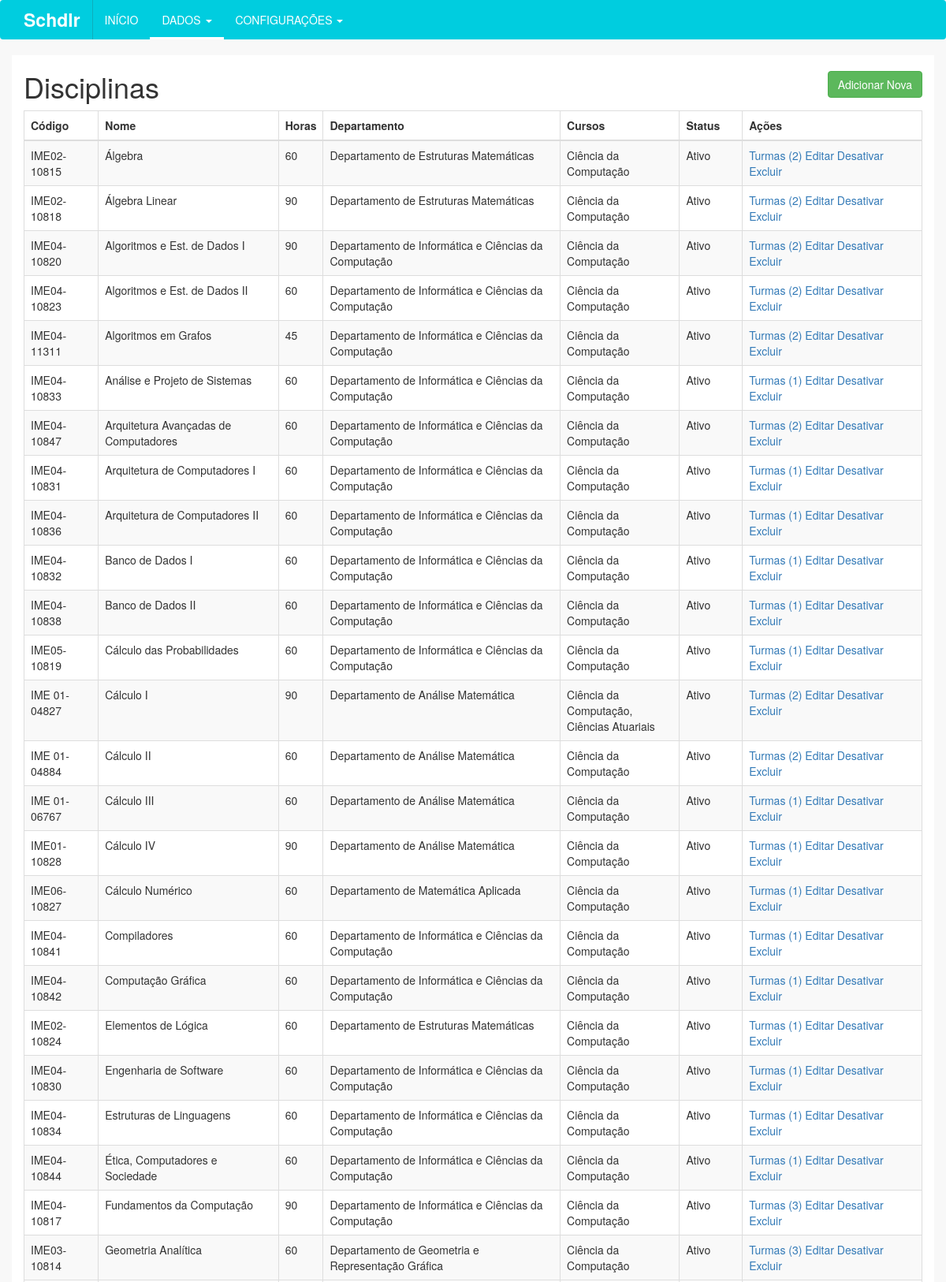
The app's page /disciplina/ (upper part) with its own data.
### tables this page shows
CREATE TABLE `disciplina` (
  `idDisciplina` int(11) NOT NULL,
  `nome` varchar(45) NOT NULL,
  `codigo` varchar(45) NOT NULL,
  `descricao` varchar(45) DEFAULT NULL,
  `carga_horaria` varchar(45) NOT NULL,
  `ativo` tinyint(1) NOT NULL DEFAULT '1',
  `excluido` tinyint(1) NOT NULL DEFAULT '0',
  `Departamento_idDepartamento` int(11) NOT NULL
);

CREATE TABLE `departamento` (
  `idDepartamento` int(11) NOT NULL,
  `nome` varchar(255) NOT NULL,
  `ativo` tinyint(1) NOT NULL DEFAULT '1',
  `excluido` tinyint(1) NOT NULL DEFAULT '0',
  `Instituto_idInstituto` int(11) NOT NULL
);

### index.php (called while the page is built, shortened)
<?php
	require_once("controles/Manipulador.php");
	Manipulador::Instancia()->Conteudo();
?>

### modelos/DaoDisciplina.php (called while the page is built, shortened)
<?php
	require_once("Conexao.php");
	class DaoDisciplina{
		public static $instancia;
		public static function Instancia(){
			if (!isset(self::$instancia))
				self::$instancia = new DaoDisciplina();
			return self::$instancia;
		}
		public function Listar(){
			try{
				$sql = "SELECT disciplina.*, departamento.nome as departamento, GROUP_CONCAT(curso.nome SEPARATOR ',<br>') as cursos, (SELECT COUNT(*) FROM turma WHERE turma.Disciplina_idDisciplina = disciplina.idDisciplina and turma.excluido = 0) as turmas FROM disciplina
							INNER JOIN departamento ON disciplina.Departamento_idDepartamento = departamento.idDepartamento
							INNER JOIN disciplina_curso ON disciplina_curso.Disciplina_idDisciplina = disciplina.idDisciplina
							INNER JOIN curso ON disciplina_curso.Curso_idCurso = curso.idCurso
								WHERE disciplina.excluido = 0
									GROUP BY disciplina.idDisciplina
									ORDER BY disciplina.nome, curso.nome";
				$p_sql = Conexao::Instancia()->prepare($sql);
				$p_sql->execute();
				return $p_sql->fetchAll();
			}
			catch(Exception $e){
				echo "Exception >>> ".$e;
			}
		}
	}
?>

### modelos/Conexao.php (called while the page is built, shortened)
<?php
class Conexao{
	public static $instancia;
	public static function Instancia() {
		if (!isset(self::$instancia)) {
			self::$instancia = new PDO('mysql:host=localhost;dbname=tcc', 'root', '', array(PDO::MYSQL_ATTR_INIT_COMMAND => "SET NAMES utf8"));
			self::$instancia->setAttribute(PDO::ATTR_ERRMODE, PDO::ERRMODE_EXCEPTION);
			self::$instancia->setAttribute(PDO::ATTR_ORACLE_NULLS, PDO::NULL_EMPTY_STRING);
		}
		return self::$instancia;
	}
}
?>

### visoes/disciplina/index.php (the view, shortened to what this page needs)
<?php
	require_once("modelos/DaoDisciplina.php");
	$dados = DaoDisciplina::Instancia()->Listar();
?>
<div class="row">
	<div class="col-md-10">
		<h1>Disciplinas</h1>
	</div>
	<div class="col-md-2">
		<a href="<?php echo Manipulador::Instancia()->getDir(); ?>disciplina/adicionar"><button type="button" class="btn btn-success pull-right add-button">Adicionar Nova</button></a>
	</div>
</div>
<div class="row">
	<div class="col-md-12">
		<?php if(sizeof($dados) > 0){ ?>
			<div class="table-responsive">
				<table class="table table-striped table-bordered">
				    <thead>
				    	<tr>
				    		<th>Código</th>
				    		<th>Nome</th>
				    		<th>Horas</th>
				    		<th>Departamento</th>
				    		<th>Cursos</th>
				    		<th width="7%">Status</th>
				    		<th width="20%">Ações</th>
				    	</tr>
				    </thead>
				    <tbody>
				    	<?php foreach($dados as $key=>$value){ ?>
							<tr>
								<td><?php echo $value["codigo"]; ?></td>
								<td><?php echo $value["nome"]; ?></td>
								<td><?php echo $value["carga_horaria"]; ?></td>
					    		<td><?php echo $value["departamento"]; ?></td>
					    		<td><?php echo $value["cursos"]; ?></td>
					    		<td><?php echo ($value["ativo"]?"Ativo":"Inativo"); ?></td>
					    		<td><a href="<?php echo Manipulador::Instancia()->getDir()."disciplina/".$value["idDisciplina"]; ?>/turma">Turmas (<?php echo $value["turmas"]; ?>)</a> <a href="<?php echo Manipulador::Instancia()->getDir()."disciplina/editar/".$value["idDisciplina"]; ?>">Editar</a> <a href="<?php echo Manipulador::getDir(); ?>controles/disciplina.php?acao=<?php echo ($value["ativo"]?"desativar":"ativar"); ?>&id=<?php echo $value["idDisciplina"]; ?>"><?php echo ($value["ativo"]?"Desativar":"Ativar"); ?></a> <a href="#" onclick="abrirModal('#modal-<?php echo $value["idDisciplina"]; ?>')">Excluir</a></td>
					    	</tr>
				    	<?php } ?>
				    </tbody>
				</table>
		</div>
		<?php } else { ?>
			<p>Não há dados a serem exibidos</p>
		<?php } ?>
	</div>
</div>

### css/custom.css (style rules this page uses)
html, body { background-color: #F8F8F8; }
button.add-button { margin-top: 20px; }

### records on screen
disciplina: codigo "IME02-10815", nome "Álgebra", carga_horaria "60", Departamento_idDepartamento.nome "Departamento de Estruturas Matemáticas", cursos "Ciência da Computação", ativo "Ativo", turmas "2"
disciplina: codigo "IME02-10818", nome "Álgebra Linear", carga_horaria "90", Departamento_idDepartamento.nome "Departamento de Estruturas Matemáticas", cursos "Ciência da Computação", ativo "Ativo", turmas "2"
disciplina: codigo "IME04-10820", nome "Algoritmos e Est. de Dados I", carga_horaria "90", Departamento_idDepartamento.nome "Departamento de Informática e Ciências da Computação", cursos "Ciência da Computação", ativo "Ativo", turmas "2"
disciplina: codigo "IME04-10823", nome "Algoritmos e Est. de Dados II", carga_horaria "60", Departamento_idDepartamento.nome "Departamento de Informática e Ciências da Computação", cursos "Ciência da Computação", ativo "Ativo", turmas "2"
disciplina: codigo "IME04-11311", nome "Algoritmos em Grafos", carga_horaria "45", Departamento_idDepartamento.nome "Departamento de Informática e Ciências da Computação", cursos "Ciência da Computação", ativo "Ativo", turmas "2"
disciplina: codigo "IME04-10833", nome "Análise e Projeto de Sistemas", carga_horaria "60", Departamento_idDepartamento.nome "Departamento de Informática e Ciências da Computação", cursos "Ciência da Computação", ativo "Ativo", turmas "1"
disciplina: codigo "IME04-10847", nome "Arquitetura Avançadas de Computadores", carga_horaria "60", Departamento_idDepartamento.nome "Departamento de Informática e Ciências da Computação", cursos "Ciência da Computação", ativo "Ativo", turmas "2"
disciplina: codigo "IME04-10831", nome "Arquitetura de Computadores I", carga_horaria "60", Departamento_idDepartamento.nome "Departamento de Informática e Ciências da Computação", cursos "Ciência da Computação", ativo "Ativo", turmas "1"
disciplina: codigo "IME04-10836", nome "Arquitetura de Computadores II", carga_horaria "60", Departamento_idDepartamento.nome "Departamento de Informática e Ciências da Computação", cursos "Ciência da Computação", ativo "Ativo", turmas "1"
disciplina: codigo "IME04-10832", nome "Banco de Dados I", carga_horaria "60", Departamento_idDepartamento.nome "Departamento de Informática e Ciências da Computação", cursos "Ciência da Computação", ativo "Ativo", turmas "1"
disciplina: codigo "IME04-10838", nome "Banco de Dados II", carga_horaria "60", Departamento_idDepartamento.nome "Departamento de Informática e Ciências da Computação", cursos "Ciência da Computação", ativo "Ativo", turmas "1"
disciplina: codigo "IME05-10819", nome "Cálculo das Probabilidades", carga_horaria "60", Departamento_idDepartamento.nome "Departamento de Informática e Ciências da Computação", cursos "Ciência da Computação", ativo "Ativo", turmas "1"
disciplina: codigo "IME 01-04827", nome "Cálculo I", carga_horaria "90", Departamento_idDepartamento.nome "Departamento de Análise Matemática", cursos "Ciência da Computação, Ciências Atuariais", ativo "Ativo", turmas "2"
disciplina: codigo "IME 01-04884", nome "Cálculo II", carga_horaria "60", Departamento_idDepartamento.nome "Departamento de Análise Matemática", cursos "Ciência da Computação", ativo "Ativo", turmas "2"
disciplina: codigo "IME 01-06767", nome "Cálculo III", carga_horaria "60", Departamento_idDepartamento.nome "Departamento de Análise Matemática", cursos "Ciência da Computação", ativo "Ativo", turmas "1"
disciplina: codigo "IME01-10828", nome "Cálculo IV", carga_horaria "90", Departamento_idDepartamento.nome "Departamento de Análise Matemática", cursos "Ciência da Computação", ativo "Ativo", turmas "1"
disciplina: codigo "IME06-10827", nome "Cálculo Numérico", carga_horaria "60", Departamento_idDepartamento.nome "Departamento de Matemática Aplicada", cursos "Ciência da Computação", ativo "Ativo", turmas "1"
disciplina: codigo "IME04-10841", nome "Compiladores", carga_horaria "60", Departamento_idDepartamento.nome "Departamento de Informática e Ciências da Computação", cursos "Ciência da Computação", ativo "Ativo", turmas "1"
disciplina: codigo "IME04-10842", nome "Computação Gráfica", carga_horaria "60", Departamento_idDepartamento.nome "Departamento de Informática e Ciências da Computação", cursos "Ciência da Computação", ativo "Ativo", turmas "1"
disciplina: codigo "IME02-10824", nome "Elementos de Lógica", carga_horaria "60", Departamento_idDepartamento.nome "Departamento de Estruturas Matemáticas", cursos "Ciência da Computação", ativo "Ativo", turmas "1"
disciplina: codigo "IME04-10830", nome "Engenharia de Software", carga_horaria "60", Departamento_idDepartamento.nome "Departamento de Informática e Ciências da Computação", cursos "Ciência da Computação", ativo "Ativo", turmas "1"
disciplina: codigo "IME04-10834", nome "Estruturas de Linguagens", carga_horaria "60", Departamento_idDepartamento.nome "Departamento de Informática e Ciências da Computação", cursos "Ciência da Computação", ativo "Ativo", turmas "1"
disciplina: codigo "IME04-10844", nome "Ética, Computadores e Sociedade", carga_horaria "60", Departamento_idDepartamento.nome "Departamento de Informática e Ciências da Computação", cursos "Ciência da Computação", ativo "Ativo", turmas "1"
disciplina: codigo "IME04-10817", nome "Fundamentos da Computação", carga_horaria "90", Departamento_idDepartamento.nome "Departamento de Informática e Ciências da Computação", cursos "Ciência da Computação", ativo "Ativo", turmas "3"
disciplina: codigo "IME03-10814", nome "Geometria Analítica", carga_horaria "60", Departamento_idDepartamento.nome "Departamento de Geometria e Representação Gráfica", cursos "Ciência da Computação", ativo "Ativo", turmas "3"
